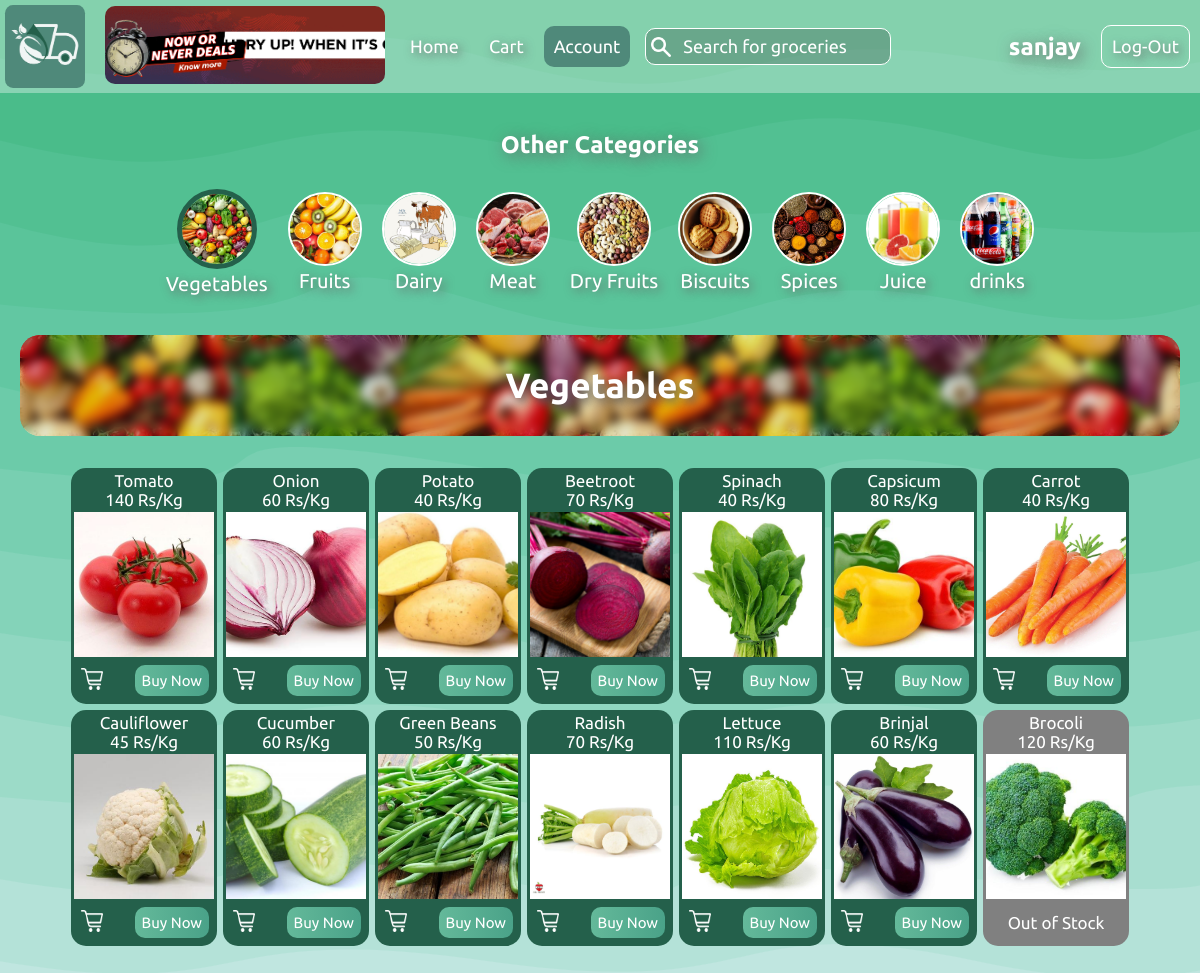
The page /product/page/1 (signed in) on the database its author committed.
### application/models/models.py (models this page shows)
class Users(db.Model):
  __tablename__ = "Users"
  Id = db.Column(db.Integer, primary_key=True, autoincrement=True)
  Name = db.Column(db.String, nullable=False, unique=True)
  Password = db.Column(db.String, nullable=False)
  Authorisation = db.Column(db.String, nullable=False)

class Categories(db.Model):
  __tablename__ = "Categories"
  Id = db.Column(db.Integer, primary_key=True, autoincrement=True)
  Name = db.Column(db.String, nullable=False, unique=True)
  AdminId = db.Column(db.Integer,db.ForeignKey("Users.Id"),nullable=False)
  Image = db.Column(db.String)

class Products(db.Model):
  __tablename__ = "Products"
  Id = db.Column(db.Integer, primary_key=True, autoincrement=True)
  Name = db.Column(db.String, nullable=False)
  CategoryId = db.Column(db.Integer,db.ForeignKey("Categories.Id"),nullable=False)
  CategoryName = db.Column(db.Integer,db.ForeignKey("Categories.Name"),nullable=False)
  Price = db.Column(db.Integer, nullable=False)
  Quantity = db.Column(db.Integer,nullable=False)
  Units = db.Column(db.String,nullable=False)
  ExpiryDate = db.Column(db.DateTime, nullable=False)
  Image = db.Column(db.String)

### application/controllers/view_api.py (the view, shortened to what this page needs)
@app.route("/product/page/<int:category_id>", methods=["GET", "POST"])
def productPage(category_id):
  if "user_id" in session:
    user_id = session["user_id"]
    user = Users.query.filter_by(Id=user_id).first()
    categories = Categories.query.all()
    product_list = Products.query.filter_by(CategoryId = category_id).filter(Products.Quantity > 0).all()
    out_of_stock_products = Products.query.filter_by(CategoryId = category_id).filter(Products.Quantity == 0).all()
    category = Categories.query.filter_by(Id = category_id).first()
    if request.method == "GET":
        return render_template("product_page.html",user=user, categories=categories,products=product_list,out_of_stock_products=out_of_stock_products,category=category,user_id=user_id)
  else:
    return redirect(url_for("login"))

### templates/product_page.html (shortened to what this page needs)
<!DOCTYPE html>
<html lang="en">
<head>
    <link href="/static/style.css" rel="stylesheet" />
</head>
<body>
    <div align="center">
        <div
            style="display: flex;justify-content: space-between;align-items: center;background-color: rgba(255, 255, 255, 0.35);padding: 5px;">
            <div style="display: flex;justify-content: center;align-items: center;">
                <div style="background-color: rgb(79, 137, 122);border-radius: 10%;padding: 5px;margin-right: 10px;">
                    <img src="/static/logo.png" width="70px" height="70px">
                </div>
                <a href="/best_selling_products">
                    <div style="width: 280px;margin-right: 10px;margin-left: 10px;">
                        <img src="/static/gifs/D80650255_1242x350_A.gif" width="100%" height="auto"
                            style="border-radius: 10px;">
                    </div>
                </a>
                <a href="/home/user" class="btn">Home</a>
                <a href="/cart" class="btn">Cart</a>
                <a class="active_btn">Account</a>
                <form action="#" method="POST" style="margin-left: 10px;">
                    <div
                        style="display: flex;justify-content: center;align-items: center;background: rgba(0, 0, 0, 0.2);border: 1.5px solid white;border-radius: 10px;">
                        <img src="/static/icons/search.png" width="20px" height="20px" style="margin: 5px;">
                        <input type="text" autocomplete="off" name="search_keyword" placeholder="Search for groceries"
                            style="margin: 0px;border: none;background: none;text-align: left;outline: none;margin: 2px;border-radius: none;"
                            required>
                    </div>
                </form>
            </div>
            <div style="display: flex;justify-content: center;align-items: center;">
                <h2 style="margin-right: 15px;">{{user.Name}}</h2>
                <a href="/logout" class="btn" style="border:solid 1px white">Log-Out</a>
            </div>
        </div>
        <br>
        <h2>Other Categories</h2>
        <div style="display: flex;align-items: center;justify-content: center;">
            <div
                style="display: flex;flex-direction: row;align-items: center;justify-content: start;overflow-x: auto;overflow-y: hidden;">
                {% for other_category in categories %}
                {% if other_category.Name == category.Name %}
                <div>
                    <a href="/product/page/{{other_category.Id}}">
                        <div style="margin: 10px;">
                            <img src="{{other_category.Image}}" class="cart_image"
                                style="width: 70px;height: 70px;border: 5px rgb(36, 96, 75) solid;">
                            <br>
                            <span
                                style="font-size: 20px;color: white;text-shadow: rgb(102, 102, 102) 3px 3px 10px;">{{other_category.Name}}</span>
                        </div>
                    </a>
                </div>
                {% else %}
                <div>
                    <a href="/product/page/{{other_category.Id}}">
                        <div style="margin: 10px;">
                            <img src="{{other_category.Image}}" class="cart_image"
                                style="width: 70px;height: 70px;border: 2px white solid;">
                            <br>
                            <span
                                style="font-size: 20px;color: white;text-shadow: rgb(102, 102, 102) 3px 3px 10px;">{{other_category.Name}}</span>
                        </div>
                    </a>
                </div>
                {% endif %}
                {% endfor %}
            </div>
        </div>
        <div style="background-image: url({{category.Image}});" class="category_banner">
            <div>
                <h2>{{category.Name}}</h2>
            </div>
        </div>
        <div class="container">
            {% for product in products %}
            <table class="item">
                <tr>
                    <td>
                        {{product.Name}}
                        <div>
                            {{product.Price}}
                            {{product.Units}}
                        </div>
                    </td>
                </tr>
                <tr>
                    <td class="imagecontainer">
                        <a>
                            <div class="image" style="background-image:url('{{product.Image}}');">
                            </div>
                        </a>
                    </td>
                </tr>
                <tr>
                    <td>
                        <div style="display: flex;align-items: center;justify-content: space-between;">
                            <a href="/addtocart/{{product.Id}}" style="margin: 7px;">
                                <img src="/static/icons/cart.png" width="22px" height="22px">
                            </a>
                            <a href="/buy/{{product.Id}}" class="buy_btn">Buy Now</a>
                        </div>
                    </td>
                </tr>
            </table>
            {% endfor %}
            {% for product in out_of_stock_products %}
            <table class="item" style="background-color: grey;">
                <tr>
                    <td>
                        {{product.Name}}
                        <div>
                            {{product.Price}}
                            {{product.Units}}
                        </div>
                    </td>
                </tr>
                <tr>
                    <td class="imagecontainer">
                        <a>
                            <div class="image" style="background-image:url('{{product.Image}}');">
                            </div>
                        </a>
                    </td>
                </tr>
                <tr>
                    <td style="padding-top: 12px;padding-bottom: 12px;">
                        Out of Stock
                    </td>
                </tr>
            </table>
            {% endfor %}
        </div>
    </div>
    <br>
    <br>
</body>
</html>

### static/style.css (style rules this page uses)
:root { --blue: rgb(36, 96, 75); }
html { font-family: 'Ubuntu', sans-serif; font-weight: 400; }
body { background: rgb(101, 157, 131); background-image: url(backgrounds/wave_background.svg); background-repeat: no-repeat; background-size: cover; background-attachment: fixed; margin: 0px; background-blend-mode: hard-light; }
h2 { font-family: 'Ubuntu', sans-serif; color: white; text-shadow: rgb(102, 102, 102) 3px 3px 15px; }
.container { display: flex; align-items: center; justify-content: center; flex-wrap: wrap; width: fit-content; }
.btn { border-radius: 10px; background: none; border: none; color: rgb(255, 255, 255); font-size: 18px; text-align: center; transition: background 0.1s, color 0.2s; padding: 10px; margin: 5px; text-shadow: rgb(102, 102, 102) 3px 3px 10px; }
.active_btn { border-radius: 10px; background: rgb(79, 137, 122); border: none; color: rgb(255, 255, 255); font-size: 18px; text-align: center; transition: background 0.1s, color 0.2s; padding: 10px; margin: 5px; }
.buy_btn { border-radius: 10px; border: none; color: rgb(255, 255, 255); font-size: 15px; text-align: center; transition: 0.3s; padding: 7px; margin: 5px; background-image: linear-gradient(to left, #77d3b6 0%, #429b83 35%, #64b99a 100%); background-size: 200% auto; }
.cart_image { width: 80px; height: 80px; object-fit: cover; border-radius: 50% }
.imagecontainer { width: 145px; height: 145px; overflow: hidden; padding: 0px }
.image { width: 100%; height: 100%; background-size: cover; background-position: center top; background-repeat: no-repeat; }
a:link { text-decoration: none; color: none }
input { font-family: 'Ubuntu', sans-serif; text-align: center; accent-color: var(--blue); border-radius: 10px; font-size: 18px; padding: 5px; background: rgba(0, 0, 0, 0.2); border: 1.5px solid rgb(255, 255, 255); color: white; width: 200px }
::placeholder { color: white; opacity: 1; font-size: 18px; }
.item { background-size: cover; background-repeat: no-repeat; min-width: 145px; height: 145px; border-radius: 15px; text-align: center; font-size: 17px; margin: 3px; color: #ffffff; background-color: var(--blue); }
.item > :first-child td { display: inline-block; width: 140px; overflow: hidden; text-overflow: ellipsis ; white-space: nowrap; text-align: center; }
.category_banner { background-size: 50%, 50%; background-repeat: repeat-x; border-radius: 20px; margin: 20px; background-position: center center; }
.category_banner div { border-radius: 20px; background-color: rgba(0, 0, 0, 0.1); backdrop-filter: blur(5px) }
.category_banner h2 { font-size: 35px; padding: 30px; text-shadow: rgb(102, 102, 102) 4px 4px 10px; }

### rows shown on the page
Users: Name "sanjay"
Categories: Image (picture), Name "Vegetables"
Categories: Image (picture), Name "Fruits"
Categories: Image (picture), Name "Dairy"
Categories: Image (picture), Name "Meat"
Categories: Image (picture), Name "Dry Fruits"
Categories: Image (picture), Name "Biscuits"
Categories: Image (picture), Name "Spices"
Categories: Image (picture), Name "Juice"
Categories: Image (picture), Name "drinks"
Products: Name "Tomato", Price "140", Units "Rs/Kg", Image (picture)
Products: Name "Onion", Price "60", Units "Rs/Kg", Image (picture)
Products: Name "Potato", Price "40", Units "Rs/Kg", Image (picture)
Products: Name "Beetroot", Price "70", Units "Rs/Kg", Image (picture)
Products: Name "Spinach", Price "40", Units "Rs/Kg", Image (picture)
Products: Name "Capsicum", Price "80", Units "Rs/Kg", Image (picture)
Products: Name "Carrot", Price "40", Units "Rs/Kg", Image (picture)
Products: Name "Cauliflower", Price "45", Units "Rs/Kg", Image (picture)
Products: Name "Cucumber", Price "60", Units "Rs/Kg", Image (picture)
Products: Name "Green Beans", Price "50", Units "Rs/Kg", Image (picture)
Products: Name "Radish", Price "70", Units "Rs/Kg", Image (picture)
Products: Name "Lettuce", Price "110", Units "Rs/Kg", Image (picture)
Products: Name "Brinjal", Price "60", Units "Rs/Kg", Image (picture)
Products: Name "Brocoli", Price "120", Units "Rs/Kg", Image (picture)
